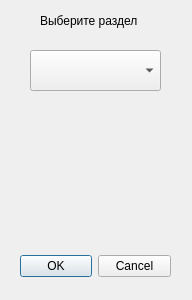
<?xml version="1.0" encoding="UTF-8"?>
<ui version="4.0">
 <class>Dialog</class>
 <widget class="QDialog" name="Dialog">
  <property name="geometry">
   <rect>
    <x>0</x>
    <y>0</y>
    <width>192</width>
    <height>300</height>
   </rect>
  </property>
  <property name="windowTitle">
   <string>Dialog</string>
  </property>
  <widget class="QDialogButtonBox" name="buttonBox">
   <property name="geometry">
    <rect>
     <x>20</x>
     <y>250</y>
     <width>151</width>
     <height>32</height>
    </rect>
   </property>
   <property name="orientation">
    <enum>Qt::Horizontal</enum>
   </property>
   <property name="standardButtons">
    <set>QDialogButtonBox::Cancel|QDialogButtonBox::Ok</set>
   </property>
  </widget>
  <widget class="QComboBox" name="comboBox_2">
   <property name="geometry">
    <rect>
     <x>30</x>
     <y>50</y>
     <width>131</width>
     <height>41</height>
    </rect>
   </property>
  </widget>
  <widget class="QLabel" name="label">
   <property name="geometry">
    <rect>
     <x>40</x>
     <y>10</y>
     <width>121</width>
     <height>21</height>
    </rect>
   </property>
   <property name="text">
    <string>Выберите раздел</string>
   </property>
  </widget>
 </widget>
 <resources/>
 <connections>
  <connection>
   <sender>buttonBox</sender>
   <signal>accepted()</signal>
   <receiver>Dialog</receiver>
   <slot>accept()</slot>
   <hints>
    <hint type="sourcelabel">
     <x>248</x>
     <y>254</y>
    </hint>
    <hint type="destinationlabel">
     <x>157</x>
     <y>274</y>
    </hint>
   </hints>
  </connection>
  <connection>
   <sender>buttonBox</sender>
   <signal>rejected()</signal>
   <receiver>Dialog</receiver>
   <slot>reject()</slot>
   <hints>
    <hint type="sourcelabel">
     <x>316</x>
     <y>260</y>
    </hint>
    <hint type="destinationlabel">
     <x>286</x>
     <y>274</y>
    </hint>
   </hints>
  </connection>
 </connections>
</ui>
